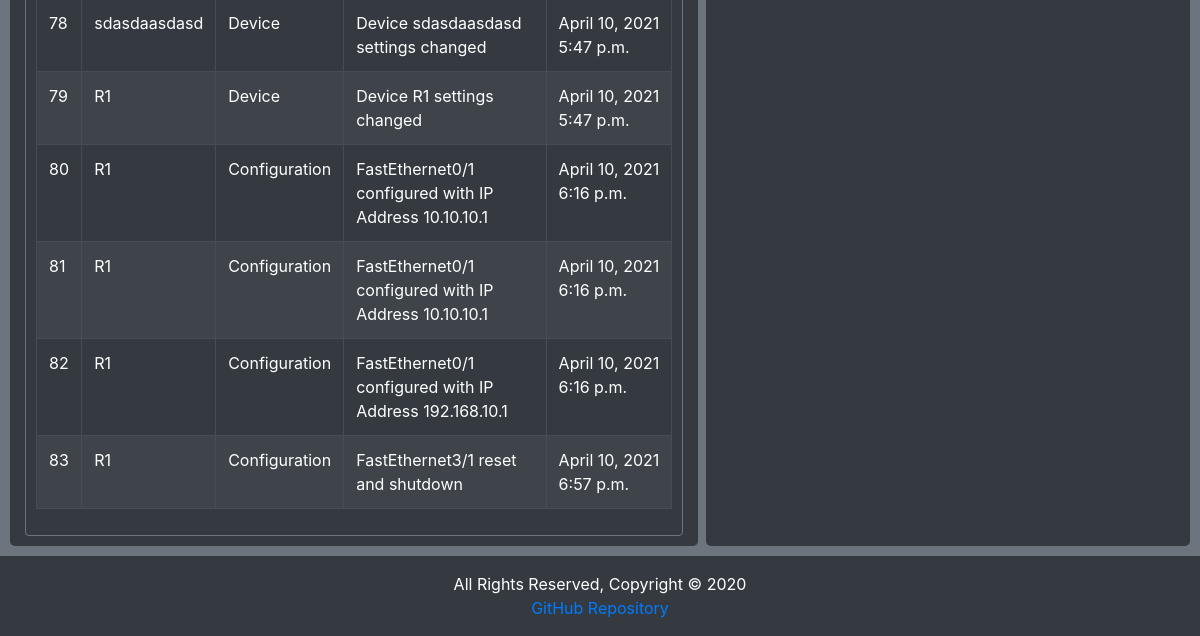
Page /reports (signed in, lower part) on the earlier database version.
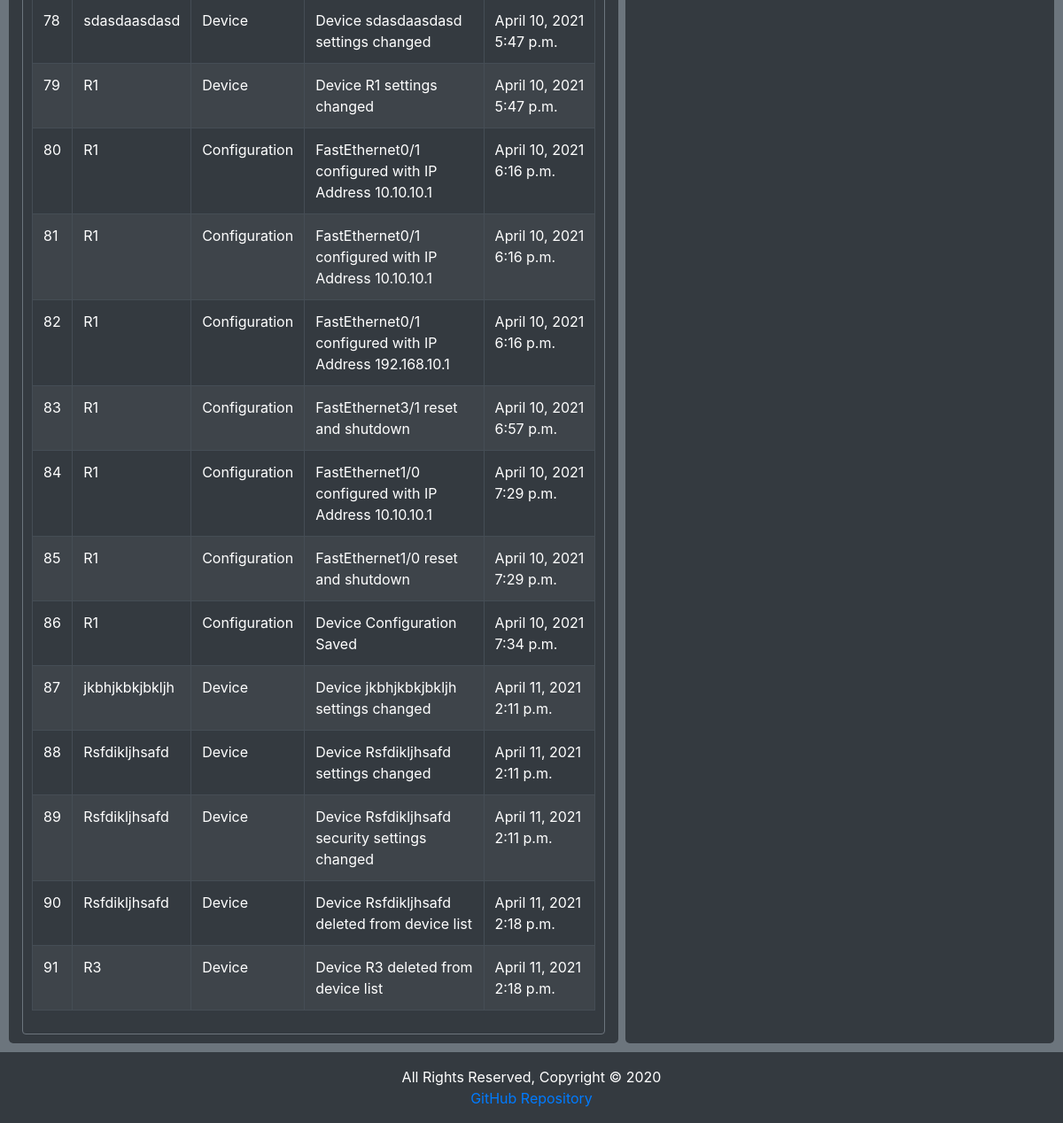
Same page on the later database version.
### devices/models.py (models this page shows, shortened)
class Alert(models.Model):
    id = models.AutoField(primary_key=True)
    user = models.ForeignKey(User, on_delete=models.CASCADE)
    device = models.CharField(max_length=250, null=False)
    type = models.CharField(max_length=250, null=False)
    description = models.CharField(max_length=250, null=False)
    date = models.DateField(default=timezone.now().date())
    time = models.TimeField(default=timezone.now().time())

### accounts/views/reports.py (the view, shortened to what this page needs)
# urls.py: path('reports', login_required(ReportsView.as_view()), name='Reports'),
class ReportsView(View):
    template = 'accounts_reports.html'
    success_redirect = 'accounts:Reports'
    exception_redirect = 'devices:Device-Manager'
    def get(self, request):
        audit_logs = Alert.objects.filter(user__username=request.user)
        user_backups = Backup.objects.filter(user__username=request.user)
        args = {'config_logs': audit_logs, 'backups': user_backups}
        return render(request, self.template, args)

### templates/accounts_reports.html (shortened to what this page needs)
{% extends 'base.html' %}
{% block body %}
    <div class="row">
        <div class="col-7 widget table-responsive">
            <div class="card card-custom">
                <table id="Table" class="table table-dark table-striped table-bordered">
                    <tbody>
                    {% for i in config_logs %}
                        <tr>
                            <td>{{ i.id }}</td>
                            <td>{{ i.device }}</td>
                            <td>{{ i.type }}</td>
                            <td>{{ i.description }}</td>
                            <td>{{ i.date }} {{ i.time }}</td>
                        </tr>
                    {% endfor %}
                    </tbody>
                </table>
            </div>
        </div>
        <div class="col widget table-responsive ml-2">
        </div>
    </div>
{% endblock %}
{% block script %}
    <link rel="stylesheet" type="text/css"
          href="https://cdn.datatables.net/v/bs4/jszip-2.5.0/dt-1.10.24/b-1.7.0/b-html5-1.7.0/rg-1.1.2/sc-2.0.3/datatables.min.css"/>
{% endblock %}

Differences in the rows shown:
added Alert: id "84", device "R1", type "Configuration", description "FastEthernet1/0 configured with IP Address 10.10.10.1", date "April 10, 2021", time "7:29 p.m."
added Alert: id "85", device "R1", type "Configuration", description "FastEthernet1/0 reset and shutdown", date "April 10, 2021", time "7:29 p.m."
added Alert: id "86", device "R1", type "Configuration", description "Device Configuration Saved", date "April 10, 2021", time "7:34 p.m."
added Alert: id "87", device "jkbhjkbkjbkljh", type "Device", description "Device jkbhjkbkjbkljh settings changed", date "April 11, 2021", time "2:11 p.m."
added Alert: id "88", device "Rsfdikljhsafd", type "Device", description "Device Rsfdikljhsafd settings changed", date "April 11, 2021", time "2:11 p.m."
added Alert: id "89", device "Rsfdikljhsafd", type "Device", description "Device Rsfdikljhsafd security settings changed", date "April 11, 2021", time "2:11 p.m."
added Alert: id "90", device "Rsfdikljhsafd", type "Device", description "Device Rsfdikljhsafd deleted from device list", date "April 11, 2021", time "2:18 p.m."
added Alert: id "91", device "R3", type "Device", description "Device R3 deleted from device list", date "April 11, 2021", time "2:18 p.m."
